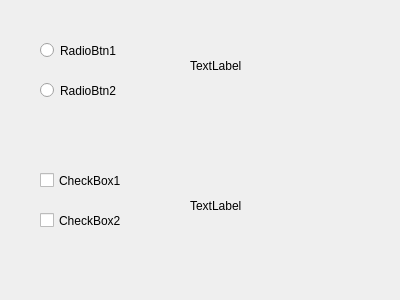
<?xml version="1.0" encoding="UTF-8"?>
<ui version="4.0">
 <class>Widget</class>
 <widget class="QWidget" name="Widget">
  <property name="geometry">
   <rect>
    <x>0</x>
    <y>0</y>
    <width>400</width>
    <height>300</height>
   </rect>
  </property>
  <property name="windowTitle">
   <string>Widget</string>
  </property>
  <widget class="QRadioButton" name="radioBtn1">
   <property name="geometry">
    <rect>
     <x>40</x>
     <y>40</y>
     <width>91</width>
     <height>21</height>
    </rect>
   </property>
   <property name="text">
    <string>RadioBtn1</string>
   </property>
  </widget>
  <widget class="QRadioButton" name="radioBtn2">
   <property name="geometry">
    <rect>
     <x>40</x>
     <y>80</y>
     <width>91</width>
     <height>21</height>
    </rect>
   </property>
   <property name="text">
    <string>RadioBtn2</string>
   </property>
  </widget>
  <widget class="QCheckBox" name="checkBox1">
   <property name="geometry">
    <rect>
     <x>40</x>
     <y>170</y>
     <width>81</width>
     <height>21</height>
    </rect>
   </property>
   <property name="text">
    <string>CheckBox1</string>
   </property>
  </widget>
  <widget class="QCheckBox" name="checkBox2">
   <property name="geometry">
    <rect>
     <x>40</x>
     <y>210</y>
     <width>81</width>
     <height>21</height>
    </rect>
   </property>
   <property name="text">
    <string>CheckBox2</string>
   </property>
  </widget>
  <widget class="QLabel" name="label">
   <property name="geometry">
    <rect>
     <x>190</x>
     <y>40</y>
     <width>191</width>
     <height>51</height>
    </rect>
   </property>
   <property name="text">
    <string>TextLabel</string>
   </property>
  </widget>
  <widget class="QLabel" name="label_2">
   <property name="geometry">
    <rect>
     <x>190</x>
     <y>170</y>
     <width>161</width>
     <height>71</height>
    </rect>
   </property>
   <property name="text">
    <string>TextLabel</string>
   </property>
  </widget>
 </widget>
 <layoutdefault spacing="6" margin="11"/>
 <resources/>
 <connections/>
</ui>
